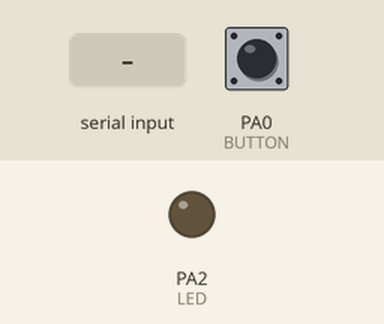
Simulated run of this sketch. Board: STM32 Black Pill. Shown: output pins drawn as LEDs (lit = HIGH). Inputs (shaded band) come from the test bench; at power-on: PA0 (BUTTON) HIGH.

Above: at 1.2 s.
1.3 s: "o" received over Serial
At 1.7 s:
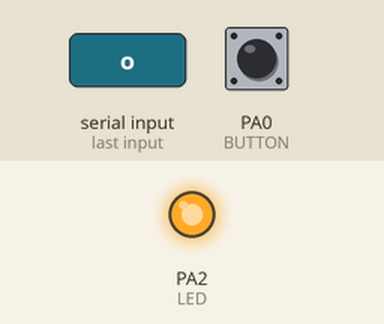
6.9 s: "1" received over Serial
At 7.2 s:
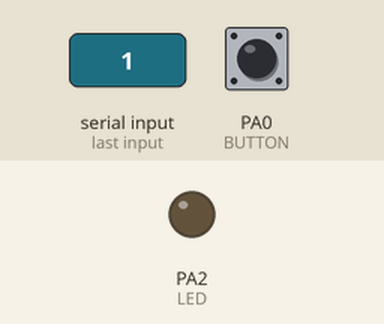
Timing chart, 0 to 9.4 s (numbered marks = the images above; inputs shaded):
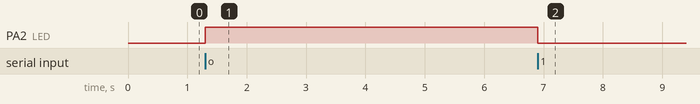

Measured:
- after the input at 1.3 s, PA2 (LED): LOW → HIGH at once
- after the input at 6.9 s, PA2 (LED): HIGH → LOW at once

The sketch:

Esp32.ino
```cpp
#define LED 2
#define BUTTON 0          // boot button
int count = 0;

void setup() {
  pinMode (LED, OUTPUT);
  pinMode (BUTTON, INPUT_PULLUP);
  Serial.begin(9600);
}

void loop() {

  if (digitalRead(BUTTON) == LOW){

    if (count == 0){
      Serial.print('o');
      count++;
      delay(500);
    } else{
      Serial.print('f');
      count = 0;
      delay(500);
    }
  }

  if (Serial.available()) {
    char ch = Serial.read();
    if (ch == 'o') {
      digitalWrite(LED, HIGH);
    } else {
      digitalWrite(LED, LOW);
    }
  }

}
```
